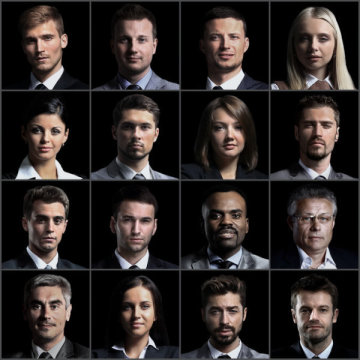
#> input picture Opencv Py/haarcascades/faces.jpg, 360 x 360 px
$ python haar.py
#> lines starting #> are read from the running program, lines starting #| are printed output that depends on the picture; after the words box and inside, x2 and y2 are one past the last pixel; in counts of white or black regions, pixels touching at a corner belong together
import numpy as np
import cv2 as cv

#import the xml files
face_cascade = cv.CascadeClassifier('haarcascade_frontalface_default.xml')
eye_cascade = cv.CascadeClassifier('haarcascade_eye.xml')

#read the image
img = cv.imread('faces.jpg')
#> img is the input picture: shape (360, 360, 3); mean B, G, R 39, 40.6, 46.6

#convert to grayscale
gray = cv.cvtColor(img, cv.COLOR_BGR2GRAY)
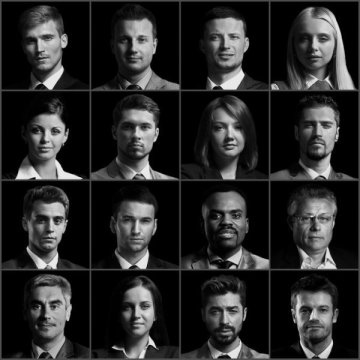
#> gray: shape (360, 360); min 0, max 246, mean 42.2

#detect
faces = face_cascade.detectMultiScale(gray, 1.3, 5)
#> faces = 16 rows, first 6: [108, 19, 53, 53], [294, 106, 48, 48], [23, 200, 51, 51], [111, 200, 52, 52], [199, 16, 55, 55], [15, 20, 51, 51]
for (x,y,w,h) in faces:
    cv.rectangle(img,(x,y),(x+w,y+h),(255,0,0),2)
    roi_gray = gray[y:y+h, x:x+w]
    roi_color = img[y:y+h, x:x+w]
    eyes = eye_cascade.detectMultiScale(roi_gray)
    for (ex,ey,ew,eh) in eyes:
        cv.rectangle(roi_color,(ex,ey),(ex+ew,ey+eh),(0,255,0),1)
#> this loop made 16 passes
#> (x, y, w, h) on passes 1 to 12: (108, 19, 53, 53), (294, 106, 48, 48), (23, 200, 51, 51), (111, 200, 52, 52), (199, 16, 55, 55), (15, 20, 51, 51), (288, 17, 56, 56), (111, 106, 53, 53), (205, 109, 48, 48), (21, 111, 52, 52), (201, 193, 54, 54), (292, 200, 50, 50)
#> (x, y, w, h, eyes) on pass 13: (21, 285, 54, 54, [[22, 8, 23, 23]])
#> pass 1, `roi_gray = gray[y:y+h, x:x+w]`:
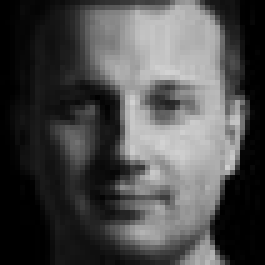
#> roi_gray: shape (53, 53) (shown 5 times larger); min 0, max 210, mean 75.2
#> pass 1, `roi_color = img[y:y+h, x:x+w]`:
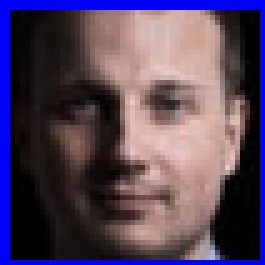
#> roi_color: shape (53, 53, 3) (shown 5 times larger); mean B, G, R 92.9, 67.9, 84.4
#> pass 2, `roi_color = img[y:y+h, x:x+w]`:
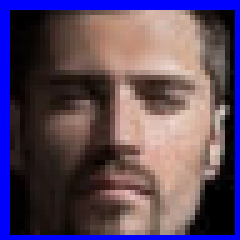
#> roi_color: shape (48, 48, 3) (shown 5 times larger); mean B, G, R 96.3, 72.8, 91.3
#> after the loop:
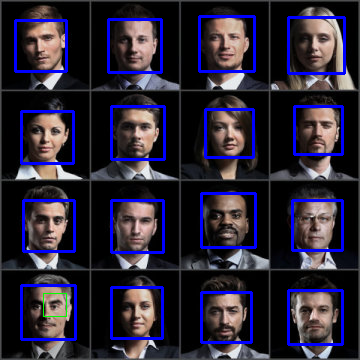
#> img: shape (360, 360, 3); 7.73% of pixels changed, all inside (x1, y1, x2, y2) = (14, 15, 346, 346)
#> after the loop:
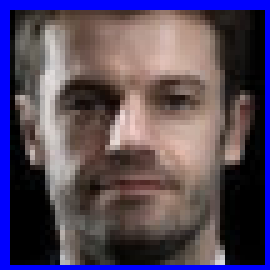
#> roi_color: shape (54, 54, 3) (shown 5 times larger); mean B, G, R 94.8, 72.7, 85.4
#> after the loop:
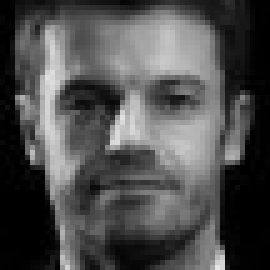
#> roi_gray: shape (54, 54) (shown 5 times larger); min 0, max 229, mean 78

#show the result
cv.imshow('img',img)
cv.waitKey(0)
cv.destroyAllWindows()
